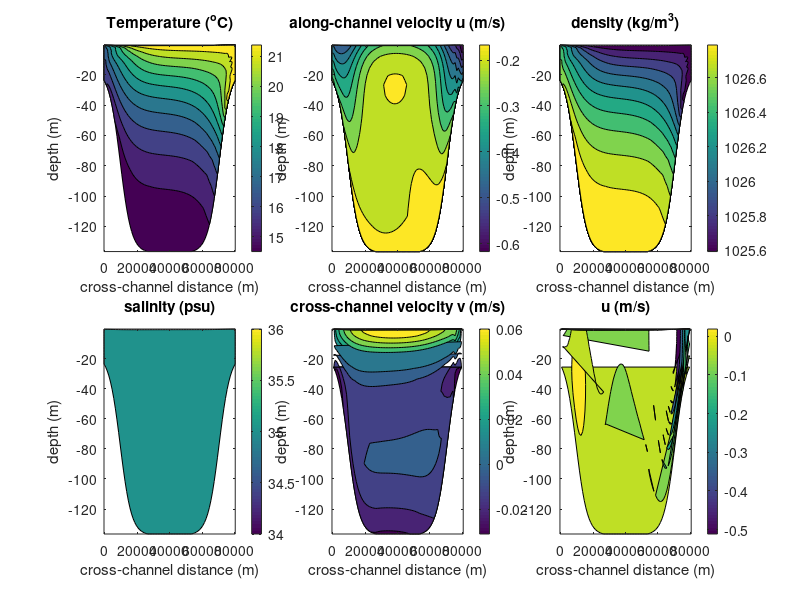
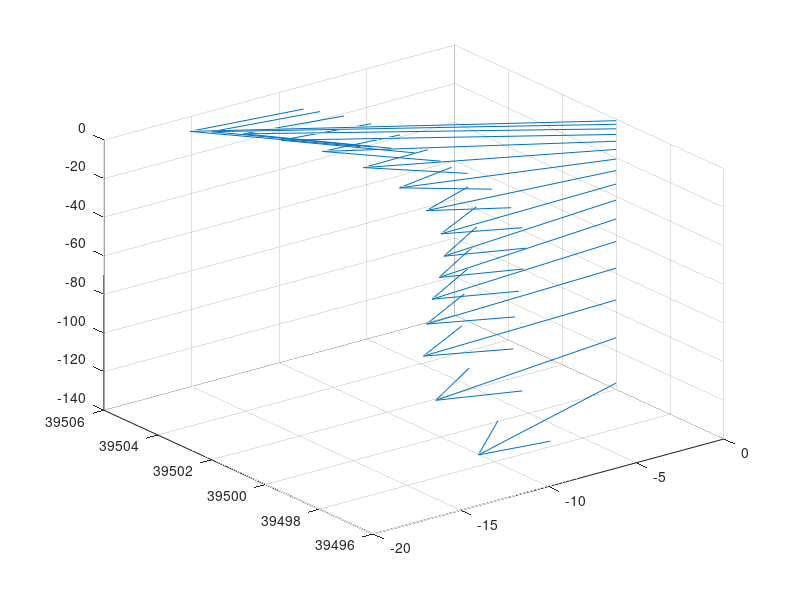

Here is the MATLAB script that generated these plots, in order:
% grd.y_rho   [ny]           y(m), cross-channel
% grd.f       [ny]           Coriolis parameter(1/s)
% var.time    [nt]           model time (s)
% var.zw      [nt,nz+1,ny]   depth(m) of gray lines in figure 
% var.zr      [nt,nz,  ny]   depth(m) of black dots in figure
% var.temp    [nt,nz,  ny]   temperature(C)
% var.salt    [nt,nz,  ny]   salinuty(psu)
% var.u       [nt,nz,  ny]   along-channel velocity u(m/s)
% var.v       [nt,nz,  ny]   cross-channel velocity v(m/s)
% var.w       [nt,nz,  ny]   vertical velocity w(m/s)
% taux        [nt]           surface wind stress in x direction (N/m2)
% tauy        [nt]           surface wind stress in y direction (N/m2)
% AKv         [#]            eddy viscosity (m2/s)
%-----------------------------------------------------------
% linear equation of state
% R0 = 1027;
% T0 = 14;
% S0 = 35;
% TCOEF = 1.7d-4
% SCOEF = 7.6d-4
% DENSITY = R0 +rho0*( SCOEF*(S-S0) -TCOEF*(T-T0) );
%-----------------------------------------------------------
close all;
clear all;

load('./upwelling.mat');

[nt,nz,ny]=size(var.zr);

ntht = nt;    % plot the last time step as an example

d2_yr    = repmat( reshape(grd.y_rho,[1 ny]), [nz 1] );  % y
d2_zr    = squeeze( var.zr(  ntht,:,:) );                % z
d2_T     = squeeze( var.temp(ntht,:,:) );
d2_salt  = squeeze( var.salt(ntht,:,:) );
d2_u     = squeeze( var.u(   ntht,:,:) );
d2_v     = squeeze( var.v(   ntht,:,:) );

R0 = 1027;
T0 = 14;
S0 = 35;
TCOEF = 1.7d-4
SCOEF = 7.6d-4
d2_d     = R0 +R0*( SCOEF.*(d2_salt-S0) -TCOEF.*(d2_T-T0));

figure(1); set(gcf,'Position',get(gcf,'Position').*[0.6 0.6 2.25 1.5]);

subplot(231);
  contourf(d2_yr,d2_zr,d2_T); colorbar;
  xlabel('cross-channel distance (m)');
  ylabel('depth (m)');
  title('Temperature (^oC)');

subplot(234);
  contourf(d2_yr,d2_zr,d2_salt); colorbar;
  xlabel('cross-channel distance (m)');
  ylabel('depth (m)');
  title('salinity (psu)');

subplot(232);
  contourf(d2_yr,d2_zr,d2_u); colorbar;
  xlabel('cross-channel distance (m)');
  ylabel('depth (m)');
  title('along-channel velocity u (m/s)');

subplot(235);
  contourf(d2_yr,d2_zr,d2_v); colorbar;
  xlabel('cross-channel distance (m)');
  ylabel('depth (m)');
  title('cross-channel velocity v (m/s)');
  
subplot(233);
  contourf(d2_yr,d2_zr,d2_d); colorbar;
  xlabel('cross-channel distance (m)');
  ylabel('depth (m)');
  title('density (kg/m^3)');

g=9.8  
u=zeros(16,82);
u(1,:)=d2_v(1,:);
u(:,1)=d2_v(:,1);
for i =2:82
    for j = 2:16
        u(j,i) = u(j-1,i)+(var.zw(ntht,j+1,i)-var.zw(ntht,j,i))*(g/grd.f(i)/R0)*(d2_d(j,i)-d2_d(j,i-1))/(grd.y_rho(i)-grd.y_rho(i-1));
    end
end

subplot(236);
  contourf(d2_yr,d2_zr,u); colorbar;
  xlabel('cross-channel distance (m)');
  ylabel('depth (m)');
  title('u (m/s)');
  
figure(2); set(gcf,'Position',get(gcf,'Position').*[0.6 0.6 2.25 1.5]);
zoom on;
rotate3d on;
z_0=zeros(size(d2_zr(:,41)))
quiver3(z_0,d2_yr(:,41),d2_zr(:,41),d2_u(:,41)-u(:,41),d2_v(:,41),z_0,0.5);

